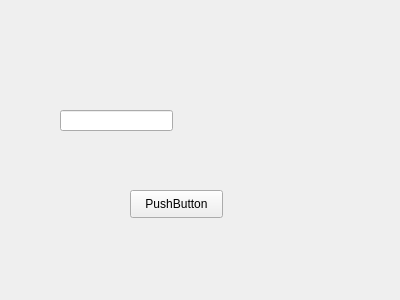
<?xml version="1.0" encoding="UTF-8"?>
<ui version="4.0">
 <class>Widget</class>
 <widget class="QWidget" name="Widget">
  <property name="geometry">
   <rect>
    <x>0</x>
    <y>0</y>
    <width>400</width>
    <height>300</height>
   </rect>
  </property>
  <property name="windowTitle">
   <string>Widget</string>
  </property>
  <widget class="QPushButton" name="pushButton">
   <property name="geometry">
    <rect>
     <x>130</x>
     <y>190</y>
     <width>93</width>
     <height>28</height>
    </rect>
   </property>
   <property name="text">
    <string>PushButton</string>
   </property>
  </widget>
  <widget class="QLineEdit" name="lineEdit">
   <property name="geometry">
    <rect>
     <x>60</x>
     <y>110</y>
     <width>113</width>
     <height>21</height>
    </rect>
   </property>
  </widget>
 </widget>
 <layoutdefault spacing="6" margin="11"/>
 <resources/>
 <connections/>
</ui>
